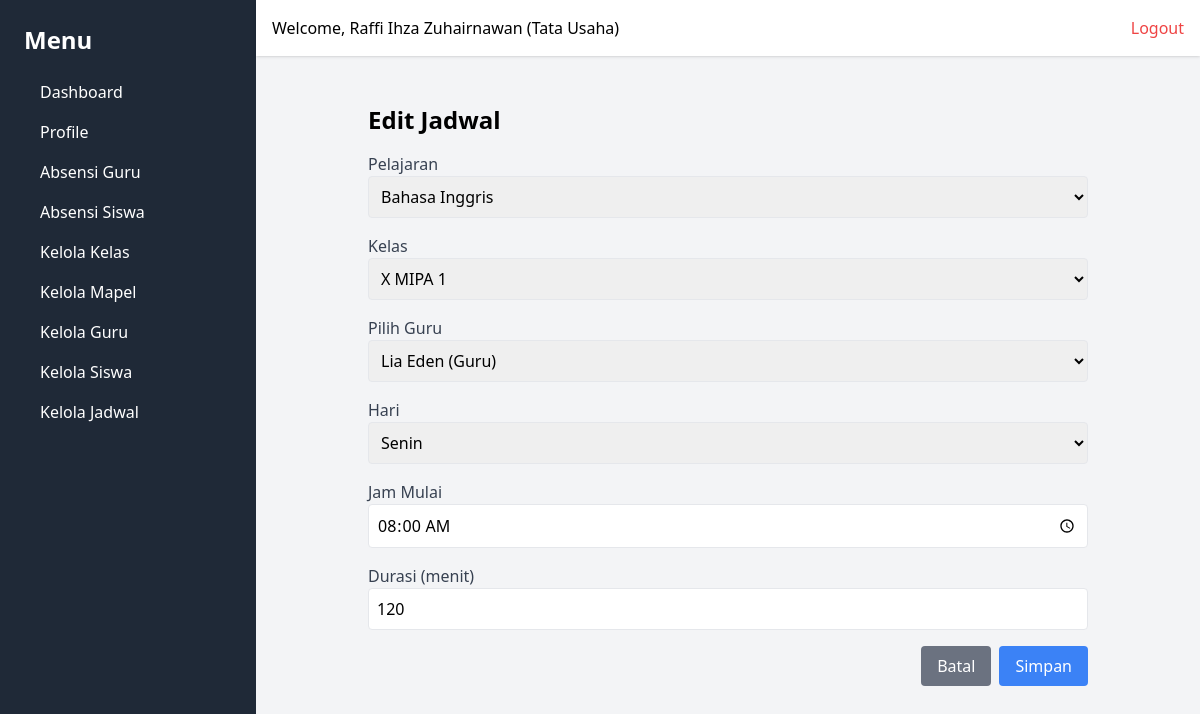
The app's page /kelola-jadwal/edit/1/ (signed in) with its own data.
### webabsensi/models.py (models this page shows, shortened)
class User(models.Model):
    ROLE_CHOICES = [
        ('Tata Usaha', 'Tata Usaha'),
        ('Guru', 'Guru'),
        ('Kepala Sekolah', 'Kepala Sekolah'),
    ]
    GENDER_CHOICES = [
        ('L', 'Laki-laki'),
        ('P', 'Perempuan'),
    ]
    nip = models.CharField(max_length=20, unique=True)
    email = models.EmailField(unique=True)
    password = models.CharField(max_length=255)
    nama = models.CharField(max_length=50)
    gender = models.CharField(max_length=1, choices=GENDER_CHOICES)
    role = models.CharField(max_length=20, choices=ROLE_CHOICES)
    no_telepon = models.CharField(max_length=15)
    created_at = models.DateTimeField(auto_now_add=True)
    updated_at = models.DateTimeField(auto_now=True)

class Schedule(models.Model):
    HARI_CHOICES = [
        ('Senin', 'Senin'),
        ('Selasa', 'Selasa'),
        ('Rabu', 'Rabu'),
        ('Kamis', 'Kamis'),
        ('Jumat', 'Jumat'),
    ]
    id_lesson = models.ForeignKey(Lesson, on_delete=models.CASCADE)
    id_class = models.ForeignKey(Class, on_delete=models.CASCADE)
    id_guru = models.ForeignKey(User, on_delete=models.CASCADE)
    hari = models.CharField(max_length=10, choices=HARI_CHOICES)
    jam_mulai = models.TimeField()
    durasi = models.IntegerField()  # dalam menit
    agenda_kelas = models.TextField(blank=True, null=True)
    created_at = models.DateTimeField(auto_now_add=True)
    updated_at = models.DateTimeField(auto_now=True)

class Lesson(models.Model):
    nama_pelajaran = models.CharField(max_length=50, unique=True)
    created_at = models.DateTimeField(auto_now_add=True)
    updated_at = models.DateTimeField(auto_now=True)

class Class(models.Model):
    nama_kelas = models.CharField(max_length=50, unique=True)
    created_at = models.DateTimeField(auto_now_add=True)
    updated_at = models.DateTimeField(auto_now=True)

### webabsensi/views.py (the view)
        def wrapper(request, *args, **kwargs):
            user_id = request.session.get('user_id')
            if not user_id:
                messages.error(request, 'Anda harus login terlebih dahulu.')
                return redirect('login')
            user = User.objects.get(id=request.session['user_id'])
            if user.role not in allowed_roles:
                return render(request, '403.html', {'message': 'Anda tidak memiliki izin untuk mengakses halaman ini.'})
            request.user = user  # Tambahkan user ke request agar dapat digunakan di template
            return view_func(request, *args, **kwargs)

### webabsensi/views.py (called while the page is built, shortened)
def role_required(allowed_roles):
    def decorator(view_func):
        def wrapper(request, *args, **kwargs):
            user_id = request.session.get('user_id')
            if not user_id:
                messages.error(request, 'Anda harus login terlebih dahulu.')
                return redirect('login')
            user = User.objects.get(id=request.session['user_id'])
            if user.role not in allowed_roles:
                return render(request, '403.html', {'message': 'Anda tidak memiliki izin untuk mengakses halaman ini.'})
            request.user = user  # Tambahkan user ke request agar dapat digunakan di template
            return view_func(request, *args, **kwargs)
        return wrapper
    return decorator

@role_required(['Tata Usaha', 'Kepala Sekolah'])
def edit_schedule(request, schedule_id):
    schedule = get_object_or_404(Schedule, id=schedule_id)
    lessons = Lesson.objects.all()
    classes = Class.objects.all()
    all_users = User.objects.all()
    context = {'schedule': schedule, 'lessons': lessons, 'classes': classes, 'all_users': all_users}
    return render(request, 'schedule/edit_schedule.html', context)

### webabsensi/templates/schedule/edit_schedule.html (shortened to what this page needs)
{% extends 'base.html' %}
{% block content %}
<div class="p-6 max-w-3xl mx-auto">
    <h1 class="text-2xl font-bold mb-4">Edit Jadwal</h1>
    <form method="POST">
        <div class="mb-4">
            <label for="id_lesson" class="block text-gray-700">Pelajaran</label>
            <select name="id_lesson" id="id_lesson" class="w-full p-2 border rounded" required>
                {% for lesson in lessons %}
                <option value="{{ lesson.id }}" {% if lesson.id == schedule.id_lesson.id %}selected{% endif %}>
                    {{ lesson.nama_pelajaran }}
                </option>
                {% endfor %}
            </select>
        </div>
        <div class="mb-4">
            <label for="id_class" class="block text-gray-700">Kelas</label>
            <select name="id_class" id="id_class" class="w-full p-2 border rounded" required>
                {% for cls in classes %}
                <option value="{{ cls.id }}" {% if cls.id == schedule.id_class.id %}selected{% endif %}>
                    {{ cls.nama_kelas }}
                </option>
                {% endfor %}
            </select>
        </div>
        <div class="mb-4">
            <label for="id_guru" class="block text-gray-700">Pilih Guru</label>
            <select name="id_guru" id="id_guru" class="w-full p-2 border rounded" required>
                {% for user in all_users %}
                <option value="{{ user.id }}" {% if user.id == schedule.id_guru.id %}selected{% endif %}>
                    {{ user.nama }} ({{ user.role }})
                </option>
                {% endfor %}
            </select>
        </div>
        <div class="mb-4">
            <label for="hari" class="block text-gray-700">Hari</label>
            <select name="hari" id="hari" class="w-full p-2 border rounded" required>
                <option value="Senin" {% if schedule.hari == "Senin" %}selected{% endif %}>Senin</option>
            </select>
        </div>
        <div class="mb-4">
            <label for="jam_mulai" class="block text-gray-700">Jam Mulai</label>
            <input type="time" name="jam_mulai" id="jam_mulai" value="{{ schedule.jam_mulai|date:"H:i" }}" class="w-full p-2 border rounded" required>
        </div>
        <div class="mb-4">
            <label for="durasi" class="block text-gray-700">Durasi (menit)</label>
            <input type="number" name="durasi" id="durasi" value="{{ schedule.durasi }}" class="w-full p-2 border rounded" required>
        </div>
        <div class="flex justify-end">
            <a href="{% url 'manage_schedule' %}" class="bg-gray-500 text-white px-4 py-2 rounded mr-2">Batal</a>
            <button type="submit" class="bg-blue-500 text-white px-4 py-2 rounded">Simpan</button>
        </div>
    </form>
</div>
{% endblock %}

### webabsensi/templates/navbar.html
<div class="bg-white p-4 shadow flex justify-between">
    <h1>Welcome, {{ user.nama }} ({{ user.role }})</h1>
    <a href="{% url 'logout' %}" class="text-red-500">Logout</a>
</div>

### records on screen
User: nama "Raffi Ihza Zuhairnawan", role "Tata Usaha"
Schedule: id_lesson "Bahasa Inggris", id_class "X MIPA 1", id_guru "Lia Eden (Guru)", hari "Senin", jam_mulai "08:00", durasi "120"
